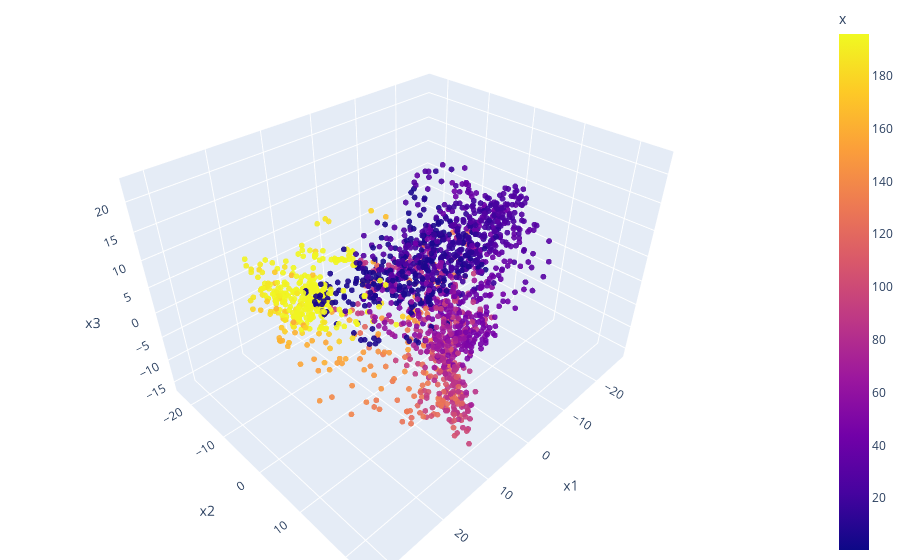

Notebook code cell kept with this figure:
### Markdown cell above
## Isomap

### Code cell
isomap = Isomap(n_components=3)

isomap_embedding = isomap.fit_transform(parsedData)
isomap_embedding = isomap_embedding[:,0:3]

df = pd.DataFrame(isomap_embedding, columns=['x1', 'x2', 'x3'])
df["x"] = data.x
df["lap"] = data.lap

fig = px.scatter_3d(df, x='x1', y='x2', z='x3', color='x', opacity=0.9, title="PCA")

fig.update_traces(marker_size=2)

# tight layout
fig.update_layout(margin=dict(l=0, r=0, b=0, t=0))
fig.show()

### Figure 1 — Plotly figure (JSON) as saved in the notebook; plotly's stock layout.template omitted (floating-point values rounded to 4 significant figures; data arrays with more than 128 entries replaced by an {"elided": "..."} marker saying what was removed)
{"data": [{"hovertemplate": "x1=%{x}<br>x2=%{y}<br>x3=%{z}<br>x=%{marker.color}<extra></extra>", "legendgroup": "", "marker": {"color": {"elided": "1851 float values"}, "coloraxis": "coloraxis", "opacity": 0.9, "size": 2, "symbol": "circle"}, "mode": "markers", "name": "", "scene": "scene", "showlegend": false, "type": "scatter3d", "x": {"elided": "1851 float values"}, "y": {"elided": "1851 float values"}, "z": {"elided": "1851 float values"}}], "layout": {"coloraxis": {"colorbar": {"title": {"text": "x"}}, "colorscale": [[0, "#0d0887"], [0.1111, "#46039f"], [0.2222, "#7201a8"], [0.3333, "#9c179e"], [0.4444, "#bd3786"], [0.5556, "#d8576b"], [0.6667, "#ed7953"], [0.7778, "#fb9f3a"], [0.8889, "#fdca26"], [1, "#f0f921"]]}, "legend": {"tracegroupgap": 0}, "margin": {"b": 0, "l": 0, "r": 0, "t": 0}, "scene": {"domain": {"x": [0, 1], "y": [0, 1]}, "xaxis": {"title": {"text": "x1"}}, "yaxis": {"title": {"text": "x2"}}, "zaxis": {"title": {"text": "x3"}}}, "title": {"text": "PCA"}}}
